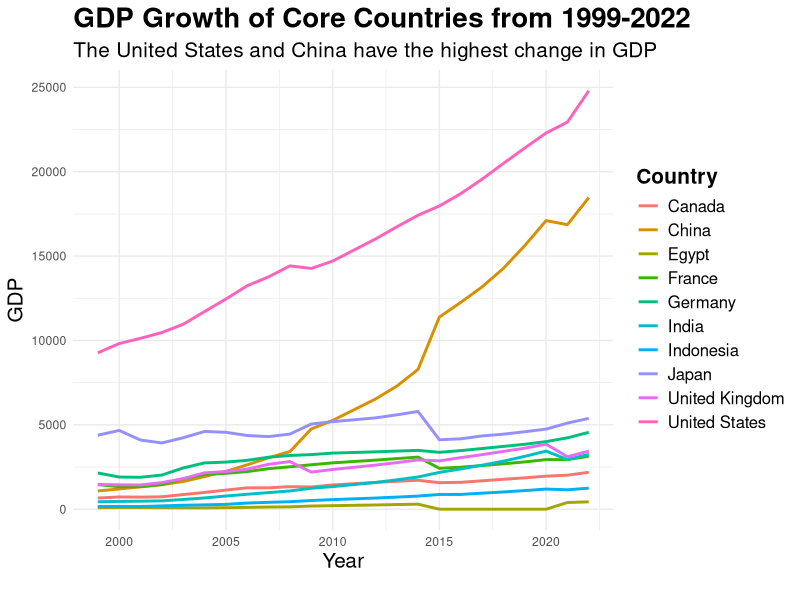

Source code (R):
## ---- chunk 1
library(tidyverse)
## ---- chunk 2
print("This project takes us into the dynamic concepts of economics, to chart the course of global GDP growth rates from the years 1999 to 2022. Because of RStudio, it is possible to  transform raw data into a narrative that reflects past economic trends, as well as help in forecasting future possibilities. The graph below is a visualizations which brings clarity to complex economic concepts, making them accessible to anyone. ")
## ---- chunk 3
gdp_data <- read_csv("GDP.csv")
selected_countries <- gdp_data %>%
                     filter(Country %in% c("United States", "China", "India", "Germany", "Indonesia",
                                           "Egypt", "Japan", "France", "United Kingdom", "Canada"))


long_gdp_data <- gather(selected_countries, key = "Year", value = "GDP", -Country)
long_gdp_data$Year <- as.numeric(as.character(long_gdp_data$Year))

ggplot(long_gdp_data, aes(x = Year, y = GDP, group = Country, color = Country)) +
    geom_line(linewidth = 1) +
    theme_minimal() +
  theme(plot.title = element_text(size = 20, face = "bold"),
        plot.subtitle = element_text(size = 15),
        axis.title.x = element_text(size = 15),
        axis.title.y = element_text(size = 15),
        legend.title = element_text(size = 15, face = "bold"),
        legend.text = element_text(size = 12)) +
    labs(title = "GDP Growth of Core Countries from 1999-2022",
         subtitle = "The United States and China have the highest change in GDP",
         x = "Year",
         y = "GDP", 
         caption = "")
